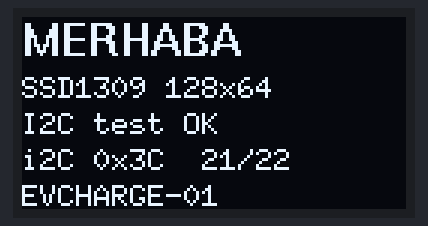
Bench run of a sketch on a simulated ESP32. Shown: 128×64 one-colour display. Random numbers use the default seed unless the sketch sets one; what the sketch prints to the serial monitor is not drawn.

Above: at 0.6 s.
At 2.6 s:
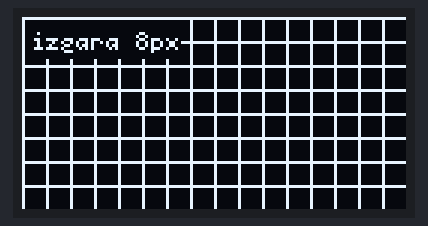
At 8.3 s:
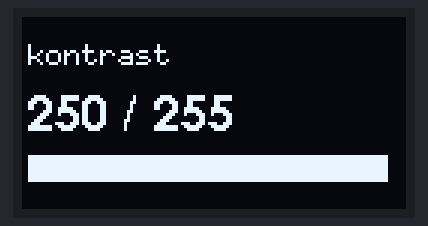
At 16.9 s:
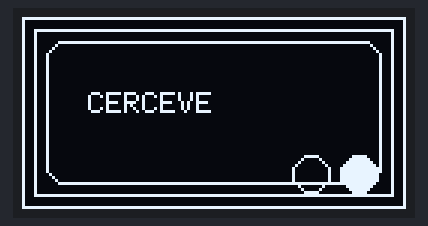
At 21.1 s:
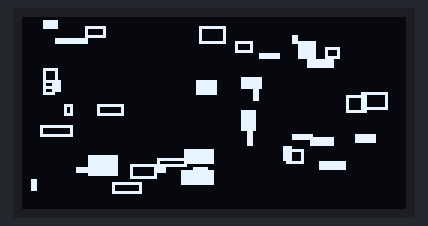
At 33.3 s:
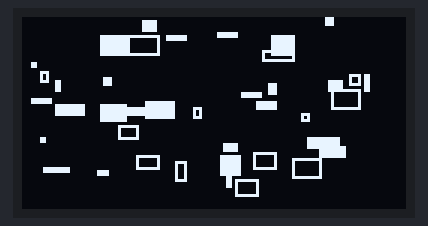

Measured:
- what the display in image 0 shows lasts 2.0 s, from 0.5 s to 2.5 s
- what the display in image 2 shows lasts 0.6 s, from 8.2 s to 8.8 s
- what the display in image 4 shows lasts 4.1 s, from 21.0 s to 25.1 s

The sketch:

oled_i2c_test.ino
```cpp
/*
 * M242-12864-7-V2.0  (SSD1309 2.42" 128x64, 7 pin) — I2C TEST
 * ESP32-WROOM-32U
 *
 * CALISAN SURUM — degistirme. kart_ekran.ino bunun birebir kopyasini kullanir.
 *
 * KABLOLAMA
 *   #1 GND  #2 VCC(3V3)  #3 SCL=GPIO22  #4 SDA=GPIO21
 *   #5 RES -> 3V3        #6 A0(DC) -> GND (adres 0x3C)
 *   #7 CS  -> GND
 */

#include <Wire.h>
#include <U8g2lib.h>

#define PIN_SDA   21
#define PIN_SCL   22
#define PIN_RES   U8X8_PIN_NONE

U8G2_SSD1309_128X64_NONAME0_F_HW_I2C u8g2(U8G2_R0, U8X8_PIN_NONE);

byte OLED_ADDR = 0x3C;

// Tarama: OLED adresini dondurur (0x3C / 0x3D), yoksa 0
byte i2cScan(const char* tag) {
  Serial.printf("=== I2C TARAMASI (%s) ===\n", tag);
  byte found = 0, oled = 0;
  for (byte addr = 1; addr < 127; addr++) {
    Wire.beginTransmission(addr);
    if (Wire.endTransmission() == 0) {
      Serial.printf("  bulundu: 0x%02X", addr);
      if (addr == 0x3C || addr == 0x3D) {
        Serial.print("   <-- SSD1309");
        if (!oled) oled = addr;
      }
      Serial.println();
      found++;
    }
  }
  if (found == 0) Serial.println("  hicbir cihaz cevap vermedi");
  else Serial.printf("  toplam %d cihaz\n", found);
  Serial.println("================================");
  return oled;
}

byte scanBothOrders() {
  byte oled = 0;

  Wire.begin(PIN_SDA, PIN_SCL);
  Wire.setClock(100000);
  delay(30);
  oled = i2cScan("SDA=21 SCL=22");

  if (!oled) {
    Serial.println();
    Serial.println("  >> Cevap yok. SDA/SCL yer degistirmis olabilir, takas deneniyor...");
    Wire.end();
    delay(20);
    Wire.begin(PIN_SCL, PIN_SDA);      // TAKAS
    Wire.setClock(100000);
    delay(30);
    oled = i2cScan("SDA=22 SCL=21 (takas)");
    if (oled) {
      Serial.println();
      Serial.println("  >>> KABLO TERS: SDA ve SCL yer degistirmis!");
      Serial.println();
    } else {
      Wire.end();
      delay(20);
      Wire.begin(PIN_SDA, PIN_SCL);
    }
  }
  return oled;
}

void page1_hello() {
  u8g2.clearBuffer();
  u8g2.setFont(u8g2_font_helvB10_tf);
  u8g2.drawStr(0, 13, "MERHABA");
  u8g2.setFont(u8g2_font_6x10_tf);
  u8g2.drawStr(0, 27, "SSD1309 128x64");
  u8g2.drawStr(0, 39, "I2C test OK");
  char ab[16];
  snprintf(ab, sizeof(ab), "i2C 0x%02X  21/22", OLED_ADDR);
  u8g2.drawStr(0, 51, ab);
  u8g2.drawStr(0, 63, "EVCHARGE-01");
  u8g2.sendBuffer();
}

void page2_grid() {
  u8g2.clearBuffer();
  for (int x = 0; x < 128; x += 8) u8g2.drawVLine(x, 0, 64);
  for (int y = 0; y < 64; y += 8) u8g2.drawHLine(0, y, 128);
  u8g2.setDrawColor(0);
  u8g2.drawBox(1, 1, 52, 13);
  u8g2.setDrawColor(1);
  u8g2.setFont(u8g2_font_5x7_tf);
  u8g2.drawStr(3, 11, "izgara 8px");
  u8g2.sendBuffer();
}

void page3_frames() {
  u8g2.clearBuffer();
  u8g2.drawFrame(0, 0, 128, 64);
  u8g2.drawFrame(4, 4, 120, 56);
  u8g2.drawRFrame(8, 8, 112, 48, 6);
  u8g2.setFont(u8g2_font_6x10_tf);
  u8g2.drawStr(22, 32, "CERCEVE");
  u8g2.drawDisc(112, 52, 6);
  u8g2.drawCircle(96, 52, 6);
  u8g2.sendBuffer();
}

void page4_contrast() {
  char buf[20];
  for (int c = 10; c <= 250; c += 20) {
    u8g2.setContrast(c);
    u8g2.clearBuffer();
    u8g2.setFont(u8g2_font_6x10_tf);
    u8g2.drawStr(2, 16, "kontrast");
    snprintf(buf, sizeof(buf), "%d / 255", c);
    u8g2.setFont(u8g2_font_helvB12_tf);
    u8g2.drawStr(2, 38, buf);
    u8g2.drawBox(2, 46, (c * 12) / 25, 9);
    u8g2.sendBuffer();
    delay(110);
  }
  u8g2.setContrast(200);
}

void page5_stress() {
  u8g2.clearBuffer();
  for (int i = 0; i < 40; i++) {
    int x = random(0, 118), y = random(0, 56);
    int w = random(2, 12), h = random(2, 8);
    if (random(0, 2)) u8g2.drawBox(x, y, w, h);
    else u8g2.drawFrame(x, y, w, h);
  }
  u8g2.sendBuffer();
}

void setup() {
  Serial.begin(115200);
  delay(400);
  Serial.println("\n\n=== M242 SSD1309 I2C TEST ===");
  Serial.printf("SDA=%d  SCL=%d  RES=yok (3V3'e bagli)\n", PIN_SDA, PIN_SCL);

  byte a = scanBothOrders();
  if (a) {
    OLED_ADDR = a;
    Serial.printf("  OLED adresi kullanilacak: 0x%02X\n", OLED_ADDR);
  } else {
    Serial.println();
    Serial.println("  !! EKRAN BULUNAMADI — u8g2 yine de denenecek (0x3C)");
    Serial.println("     Kontrol: VCC=3V3, GND, SCL=22, SDA=21");
    Serial.println("              RES->3V3, A0(DC)->GND, CS->GND");
    Serial.println("              R4 + R9 takili mi, R5 sokuldu mu");
    Serial.println();
  }

  Wire.begin(PIN_SDA, PIN_SCL);
  delay(20);
  u8g2.setI2CAddress(OLED_ADDR << 1);   // 8-bit adres, begin'den ONCE
  u8g2.begin();
  u8g2.setBusClock(400000);
  u8g2.setContrast(200);
  u8g2.setPowerSave(0);
  Serial.println("u8g2 begin() tamam — sayfalar basliyor");
  Serial.println();
}

void loop() {
  page1_hello();    Serial.println("sayfa 1/5  MERHABA");   delay(2000);
  page2_grid();     Serial.println("sayfa 2/5  izgara");    delay(2000);
  page3_frames();   Serial.println("sayfa 3/5  cerceve");   delay(2000);
  page4_contrast(); Serial.println("sayfa 4/5  kontrast");  delay(400);
  page5_stress();   Serial.println("sayfa 5/5  stres");     delay(4000);
}
```
